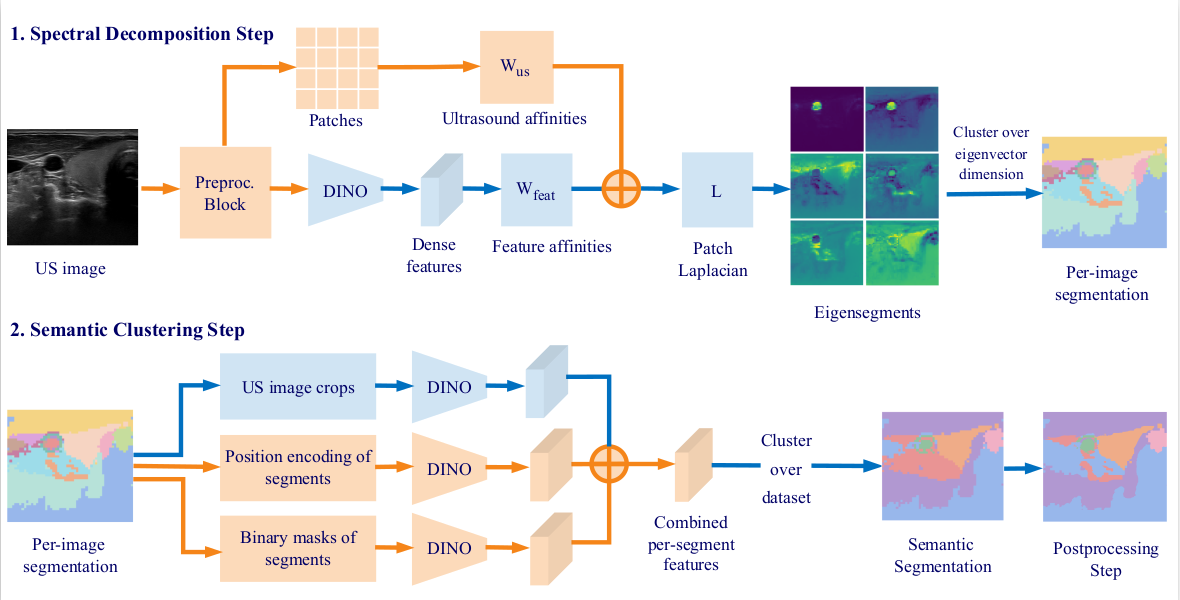
#> input picture pipeline.png, 1180 x 600 px
$ python generate_fz.py ../.. out
#> lines starting #> are read from the running program, lines starting #| are printed output that depends on the picture
import os
from PIL import Image
import numpy as np
import argparse
from skimage import io
import matplotlib.pyplot as plt

# from skimage.data import lena
from skimage.segmentation import felzenszwalb
from skimage.util import img_as_float

def generate_fz(input_folder, output_folder):
    # Create output folder if it doesn't exist
#> called with input_folder = '../..', output_folder = 'out'
    if not os.path.exists(output_folder):
        os.makedirs(output_folder)

    # Loop through images in input folder
    for filename in os.listdir(input_folder):
        if filename.endswith(".png"):
            # Load PNG image
            image_path = os.path.join(input_folder, filename)
            img = io.imread(image_path, as_gray=False, plugin='matplotlib')
#> img is the input picture: shape (600, 1180, 3) float32; mean R, G, B 0.898, 0.898, 0.903
            img = img_as_float(img)
            # segmap = slic(img, n_segments=15, compactness=0.1, min_size_factor=0.01, sigma=0.1, channel_axis=None)
            segmap = felzenszwalb(img, sigma=0.1, min_size=1000)
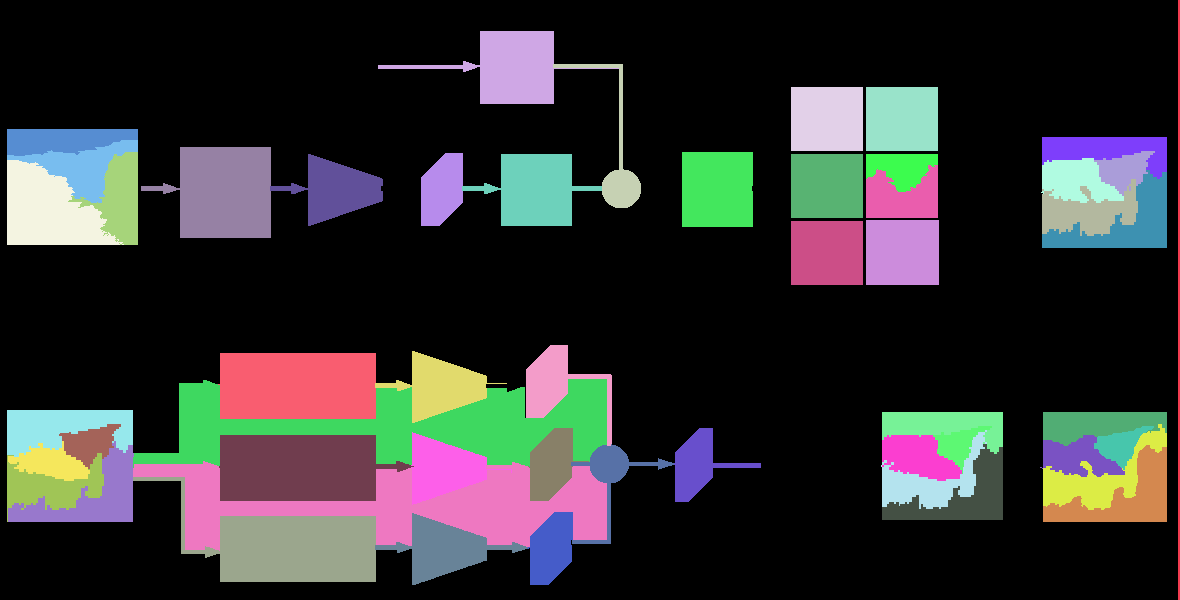
#> segmap: shape (600, 1180) int64; 53 distinct labels, from 0 to 52; one colour per label, 0 black

            # Round normalized values and convert to uint8
            segmap = np.round(segmap).astype(np.uint8)
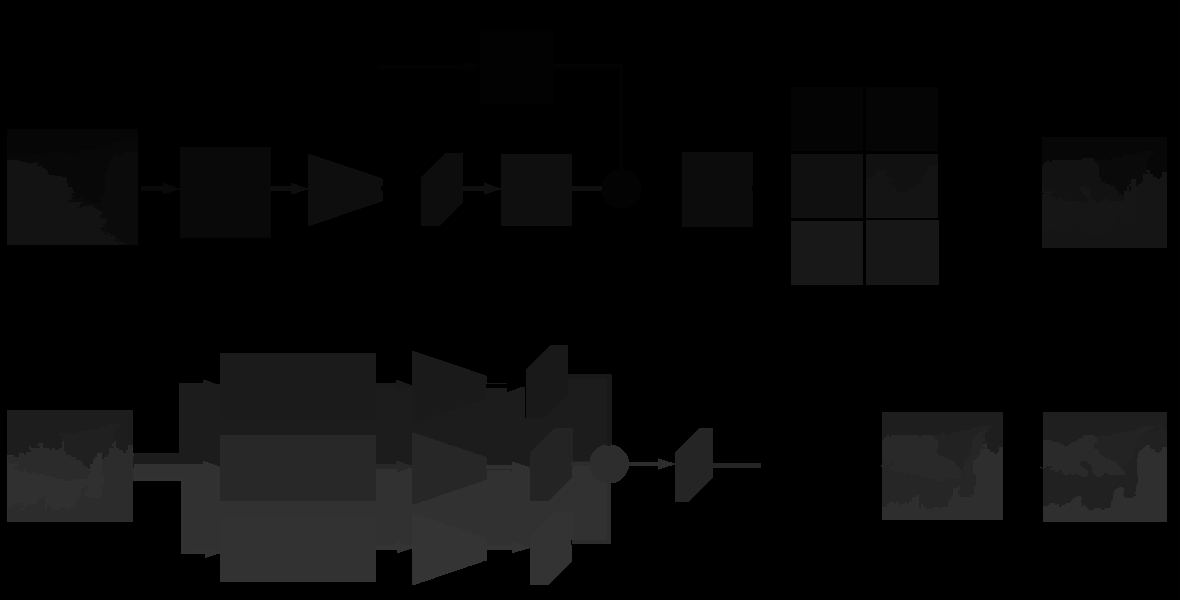
#> segmap: shape (600, 1180); min 0, max 52, mean 8.9

            # Convert array back to image
            segmap = Image.fromarray(segmap)

            # Save normalized image to output folder
            output_path = os.path.join(output_folder, filename)
            segmap.save(output_path)

def main():
    parser = argparse.ArgumentParser(description="Generate felzenszwalb segmentation in a folder.")
    parser.add_argument("input_folder", help="Path to the input folder containing PNG images.")
    parser.add_argument("output_folder", help="Path to the output folder for saving normalized images.")
    args = parser.parse_args()

    generate_fz(args.input_folder, args.output_folder)

if __name__ == "__main__":
    main()
